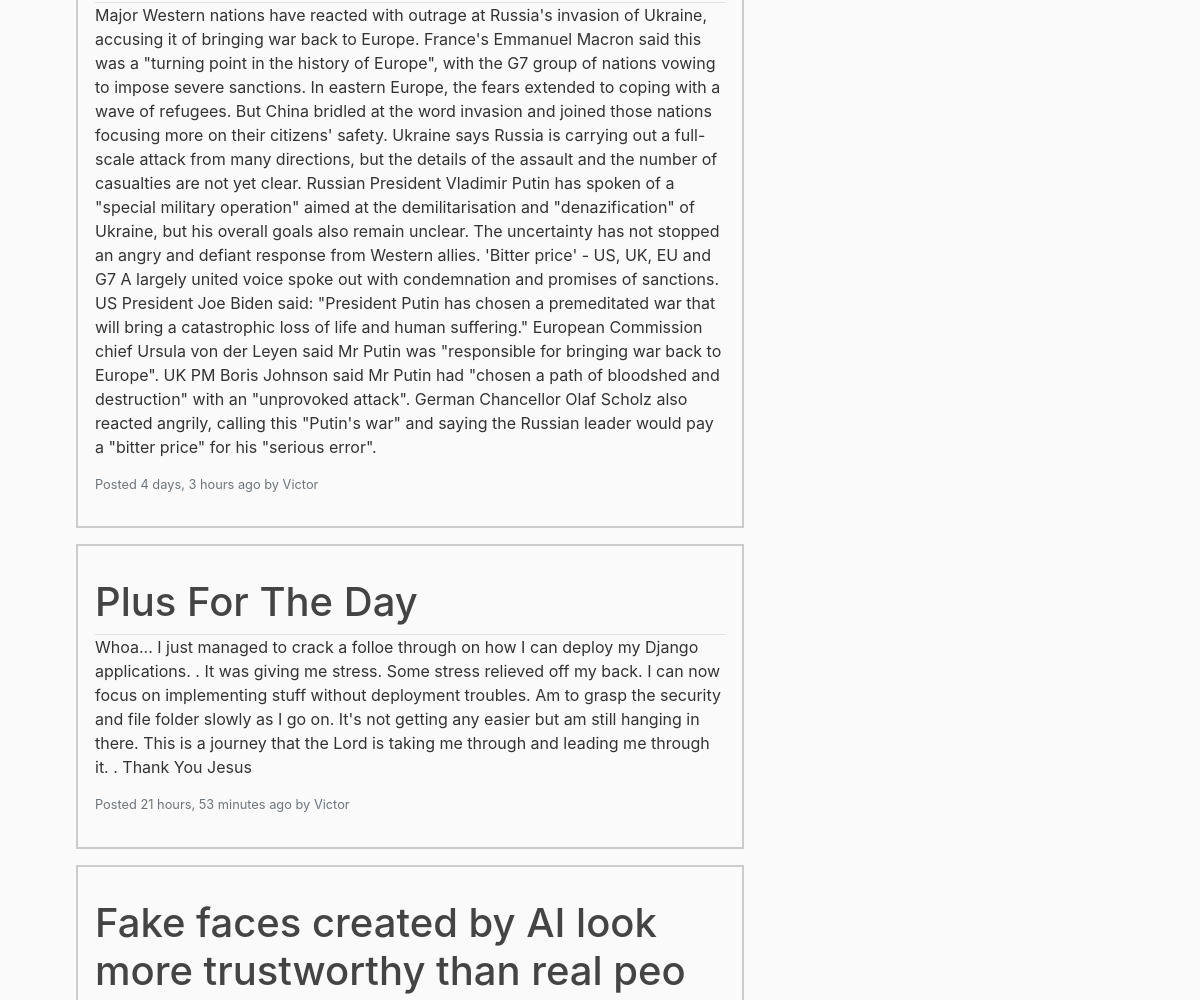
Page /article/ (middle part) on the earlier database version.
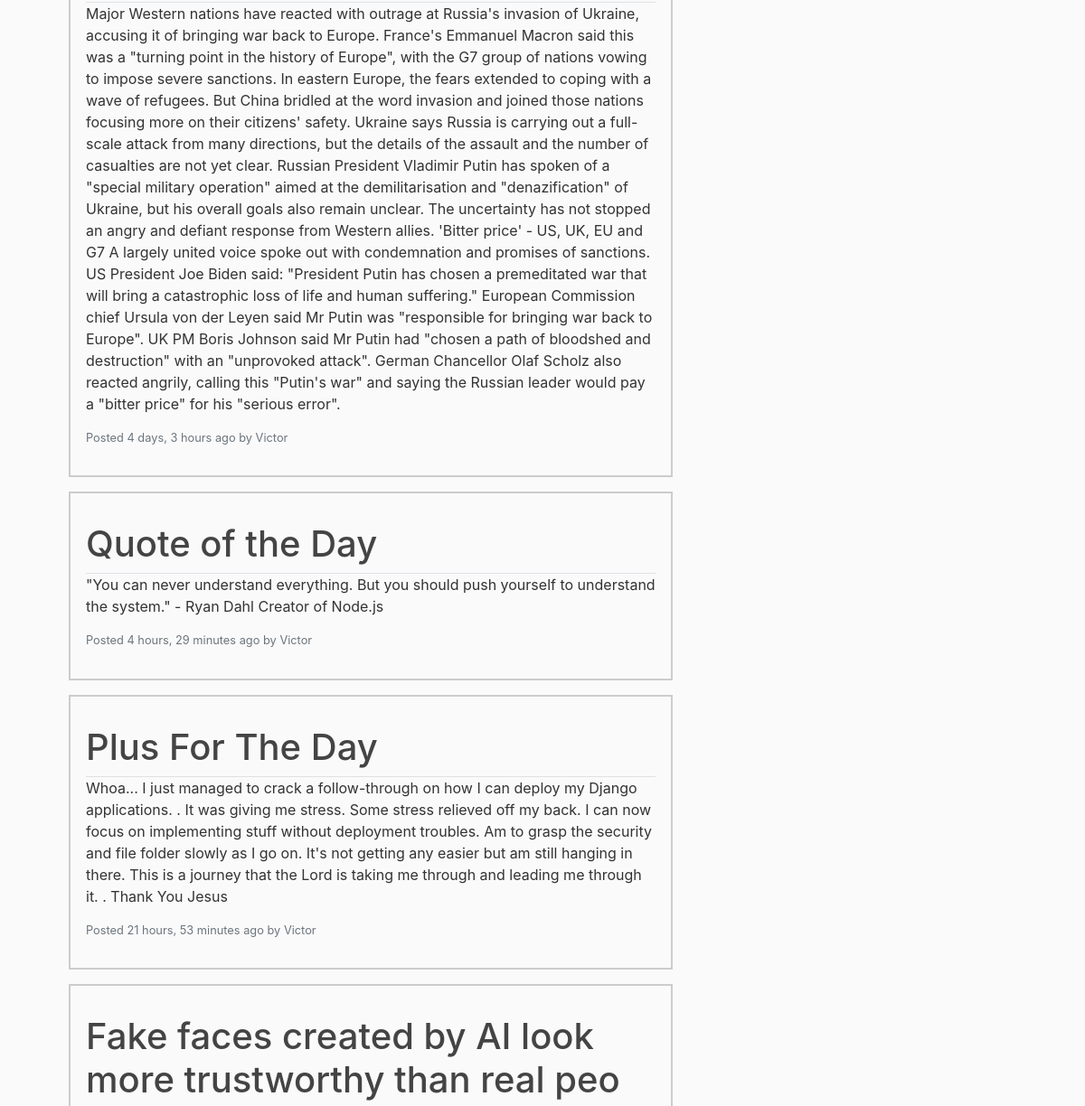
Same page on the later database version.
### news/models.py (models this page shows, shortened)
class Article(models.Model) :
  title = models.CharField(max_length=60)
  post = models.TextField()
  editor = models.ForeignKey(Editor, on_delete=models.CASCADE)
  tags = models.ManyToManyField(Tag)
  pub_date = models.DateTimeField(default=timezone.now)
  article_image = models.ImageField(upload_to='images/', blank=True)
  class Meta :
    ordering = ['-title']

class Editor(models.Model) :
  first_name = models.CharField(max_length=30)
  last_name = models.CharField(max_length=30)
  email = models.EmailField()
  phone_number = models.CharField(max_length=10, blank=True)
  class Meta :
    ordering = ['-first_name']

### news/views.py (the view)
# urls.py: path('article/', views.article, name='Article'),
def article(request) :
  try :
    article = Article.objects.all()
  except ObjectDoesNotExist :
    raise Http404()
  return render(request, 'news/article.html', { 'article':article })

### news/templates/news/article.html (shortened to what this page needs)
{% extends 'news/base.html' %}
{% block content %}
{% for articles in article %}
<div class="container">
  <div class="box" style="border: 2px solid #ccc; padding: 2em; margin: 1em;">
    <div class="row border-bottom">
      <h1>{{articles.title}}</h1>
    </div>
    <div class="row">
      <p>{{articles.post}}</p>
    </div>
    <div class="row">
      <small class="text-muted">
        Posted {{articles.pub_date|timesince}} ago by {{articles.editor.first_name}}
      </small>
    </div>
  </div>
</div>
{% empty %}
<div class="row">
  <h2 class="text-center">Oops! No News Items for the day yet.</h2>
</div>
{% endfor %}
{% endblock content %}

Differences in the rows shown:
added Article: title "Quote of the Day", post "\"You can never understand everything. But you should push yourself to understand the system.\" - Ryan Dahl Creator of Node.js", pub_date "4 hours, 29 minutes", editor.first_name "Victor"
changed Article "Plus For The Day": post "…managed to crack a folloe through on how I can…" → "…managed to crack a follow-through on how I can…"
